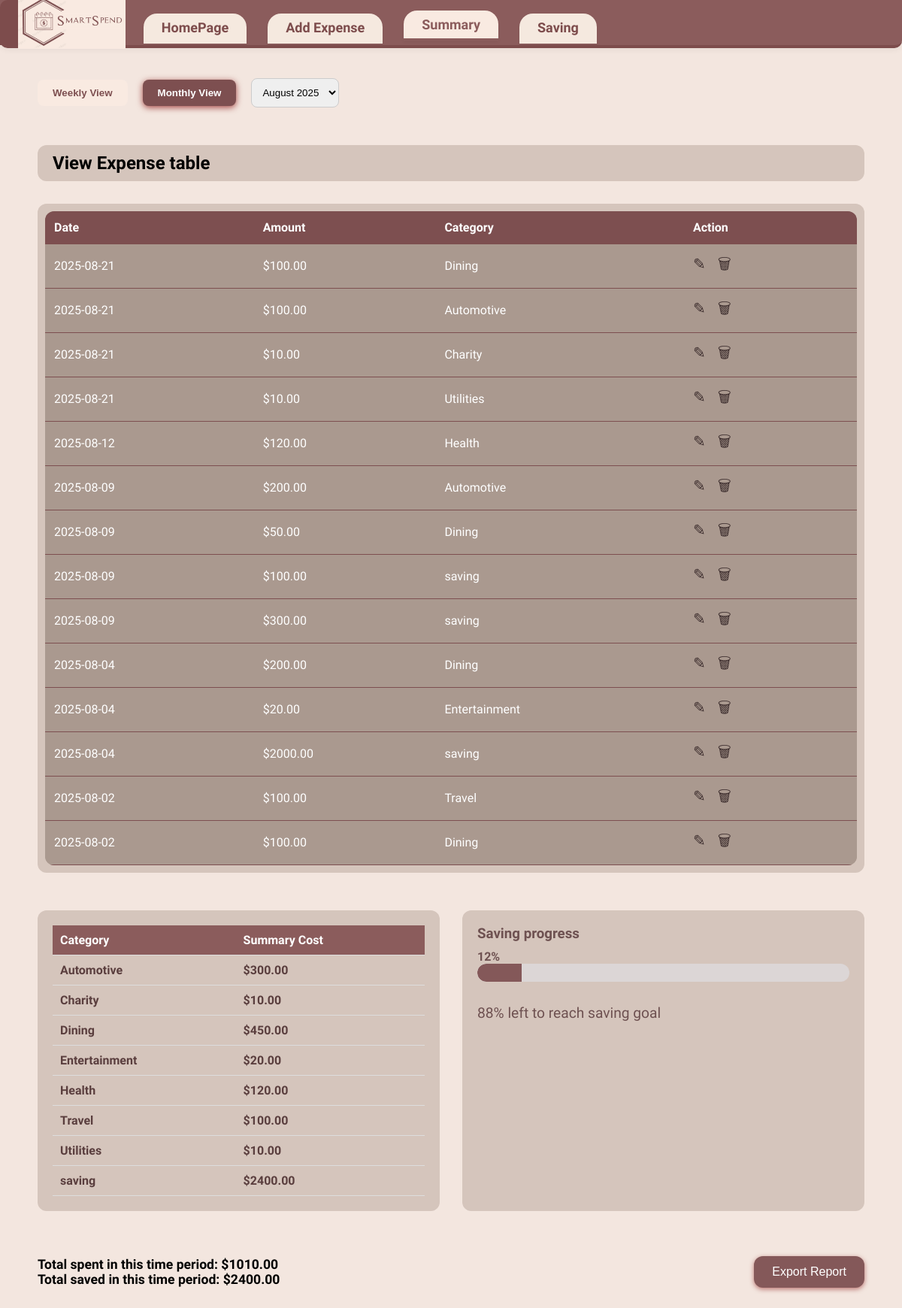
Page /summary on the committed database.
### tables this page shows
CREATE TABLE Expenses (
                        id INTEGER PRIMARY KEY AUTOINCREMENT,
                        amount REAL,
                        date TEXT,
                        description TEXT,
                        category TEXT,
                        timestamp TEXT
                    );

### app.py (the view, shortened to what this page needs)
@app.route('/summary')
def summary():
    view_mode = request.args.get('view', 'monthly')
    selected_period_label = request.args.get('period')
    conn = db_manager.connect()
    c = conn.cursor()
    c.execute('SELECT DISTINCT strftime("%Y-%m", date) FROM Expenses ORDER BY date DESC')
    month_keys = [row[0] for row in c.fetchall()]
    c.execute('SELECT DISTINCT strftime("%Y-%W", date) FROM Expenses ORDER BY date DESC')
    week_keys = [row[0] for row in c.fetchall()]
    month_periods = [month_name[int(m.split("-")[1])] + " " + m.split("-")[0] for m in month_keys]
    week_periods = [f"Week {int(w.split('-')[1])} {w.split('-')[0]}" for w in week_keys]
    if not selected_period_label:
        if view_mode == 'monthly' and month_keys:
            selected_period_label = month_periods[0]
        elif view_mode == 'weekly' and week_keys:
            selected_period_label = week_periods[0]
    if view_mode == 'monthly':
        periods = month_periods
        if selected_period_label in periods:
            idx = periods.index(selected_period_label)
            query_period = month_keys[idx]
        else:
            query_period = datetime.now().strftime('%Y-%m')
            selected_period_label = month_name[int(query_period.split('-')[1])] + " " + query_period.split('-')[0]
    try:
        if view_mode == 'monthly':
            c.execute('SELECT * FROM Expenses WHERE strftime("%Y-%m", date) = ? ORDER BY date DESC', (query_period,))
        else:
            c.execute('SELECT * FROM Expenses WHERE strftime("%Y-%W", date) = ? ORDER BY date DESC', (query_period,))
        expenses = c.fetchall()
        if view_mode == 'monthly':
            c.execute('SELECT category, SUM(amount) FROM Expenses WHERE strftime("%Y-%m", date) = ? GROUP BY category', (query_period,))
        else:
            c.execute('SELECT category, SUM(amount) FROM Expenses WHERE strftime("%Y-%W", date) = ? GROUP BY category', (query_period,))
        summary_data = c.fetchall()
        if view_mode == 'monthly':
            c.execute('SELECT SUM(amount) FROM Expenses WHERE strftime("%Y-%m", date) = ? AND category != "saving"', (query_period,))
            total_spent = c.fetchone()[0] or 0
            c.execute('SELECT SUM(amount) FROM Expenses WHERE category = "saving" AND strftime("%Y-%m", date) = ?', (query_period,))
            total_saved = c.fetchone()[0] or 0
        c.execute('SELECT target_amount FROM Goals WHERE is_active = 1')
        goal = c.fetchone()
        saving_percent = 0
        if goal and goal[0] > 0:
            saving_percent = int(round((total_saved / goal[0]) * 100))
            saving_percent = max(0, min(saving_percent, 100))
    except Exception as e:
        print(f"Error fetching summary data: {e}")
        expenses = []
        summary_data = []
        total_spent = 0
        total_saved = 0
        saving_percent = 0
    conn.close()
    try:
        total_spent = float(total_spent)
    except (TypeError, ValueError):
        total_spent = 0.0
    try:
        total_saved = float(total_saved)
    except (TypeError, ValueError):
        total_saved = 0.0
    summary_data = [(cat, float(tot) if tot is not None else 0.0) for cat, tot in summary_data]
    expenses = [(
        exp[0],
        float(exp[1]) if exp[1] is not None else 0.0,
        exp[2],
        exp[3],
        exp[4],
        exp[5]
    ) for exp in expenses]
    return render_template(
        'summary.html',
        expenses=expenses,
        summary_data=summary_data,
        total_spent=total_spent,
        total_saved=total_saved,
        saving_percent=saving_percent,
        periods=periods,
        selected_period=selected_period_label,
        view_mode=view_mode
    )

### app.py (called while the page is built)
    def connect(self):
        return sqlite3.connect(self.db_name)

### templates/summary.html (shortened to what this page needs)
<!DOCTYPE html>
<html lang="en">
<head>
  <link rel="stylesheet" href="{{ url_for('static', filename='summary.css') }}" />
</head>
<body>
  <header class="navbar">
  <img src="{{ url_for('static', filename='logo.png') }}" alt="SmartSpend Logo" class="nav-logo" />
  <nav>
    <a href="/home">HomePage</a>
    <a href="/add">Add Expense</a>
    <a href="/summary" class="active">Summary</a>
    <a href="/saving">Saving</a>
  </nav>
  </header>
  <div class="container">
    <main class="summary-page">
        <div class="controls">
          <button id="weekly" class="{{ 'active' if view_mode == 'weekly' else '' }}" onclick="window.location.href='?view=weekly'">Weekly View</button>
          <button id="monthly" class="{{ 'active' if view_mode == 'monthly' else '' }}" onclick="window.location.href='?view=monthly'">Monthly View</button>
          <select id="period" onchange="window.location.href='?view={{ view_mode }}&period='+this.value">
            {% for period in periods %}
              <option value="{{ period }}" {% if period == selected_period %}selected{% endif %}>{{ period }}</option>
            {% endfor %}
          </select>
        </div>
        <h2>View Expense table</h2>
        <div class="table-container">
          <table>
            <thead>
              <tr>
                <th>Date</th>
                <th>Amount</th>
                <th>Category</th>
                <th>Action</th>
              </tr>
            </thead>
            <tbody>
              {% if expenses %}
                {% for exp in expenses %}
                  <tr>
                    <td>{{ exp[2] }}</td>
                    <td>${{ "%.2f"|format(exp[1]) }}</td>
                    <td>{{ exp[4] }}</td>
                    <td>
                      <a href="/edit-expense/{{ exp[0] }}" title="Edit">&#9998;</a>
                      <a href="/delete-expense/{{ exp[0] }}" title="Delete" onclick="return confirm('Delete this expense?')">&#128465;</a>
                    </td>
                  </tr>
                {% endfor %}
              {% else %}
                <tr><td colspan="4">No expenses recorded</td></tr>
              {% endif %}
            </tbody>
          </table>
        </div>
        <div class="summary-bottom">
          <div class="category-summary">
            <table>
              <thead>
                <tr>
                  <th>Category</th>
                  <th>Summary Cost</th>
                </tr>
              </thead>
              <tbody>
                {% for cat, tot in summary_data %}
                  <tr>
                    <td>{{ cat }}</td>
                    <td>${{ "%.2f"|format(tot) }}</td>
                  </tr>
                {% endfor %}
              </tbody>
            </table>
          </div>
          <div class="saving-progress">
            <h3>Saving progress</h3>
            <div class="progress-label">{{ saving_percent }}%</div>
            <div class="progress-bar">
              <div class="fill" style="width: {{ saving_percent }}%;"></div>
            </div>
            <div class="progress-text">{{ 100 - saving_percent }}% left to reach saving goal</div>
          </div>
        </div>
        <div class="footer">
          <div>
            <div>Total spent in this time period: ${{ "%.2f"|format(total_spent) }}</div>
            <div>Total saved in this time period: ${{ "%.2f"|format(total_saved) }}</div>
          </div>
          <div>
            <button id="export" onclick="window.location.href='/export-report?view={{ view_mode }}&period={{ selected_period }}'">Export Report</button>
          </div>
        </div>
      </main>
    </div>
</body>
</html>

### static/summary.css (style rules this page uses)
body, html { margin: 0; padding: 0; height: 100%; font-family: 'Work Sans', sans-serif; background-color: #f3e6df; }
.navbar { background-color: #8b5c5c; display: flex; align-items: center; justify-content: flex-start; padding: 0; height: 60px; border-bottom: 4px solid #7d4c4c; border-radius: 0 0 10px 10px; box-shadow: 0 2px 8px rgba(0,0,0,0.06); position: relative; }
.navbar::before { content: ""; position: absolute; left: 0; top: 0; width: 120px; height: 100%; background-color: #7d4c4c; border-radius: 10px 0 0 0; z-index: 0; }
.nav-logo { height: 70px; margin-left: 24px; margin-right: 24px; position: relative; z-index: 1; }
.navbar nav { display: flex; gap: 18px; position: relative; z-index: 1; }
.navbar nav a { color: #7d4c4c; text-decoration: none; font-size: 18px; font-family: 'Baloo Bhai', cursive; font-weight: 700; background: #f5e9df; border-radius: 18px 18px 0 0; padding: 8px 24px; margin-right: 10px; box-shadow: 0 2px 4px rgba(0,0,0,0.04); border: none; transition: background 0.2s; position: relative; top: 8px; }
.navbar nav a.active, .navbar nav a:focus { background: #F9EAE1; color: #8b5c5c; border-bottom: 3px solid #8b5c5c; top: 4px; }
.controls { display: flex; align-items: center; gap: 20px; }
.controls button { padding: 10px 20px; border: none; border-radius: 8px; background-color: #f9eae1; color: #7D4F50; font-weight: 600; cursor: pointer; }
.controls button.active { background-color: #7D4F50; color: #fff; box-shadow: 0 2px 8px rgba(128, 0, 0, 0.7); }
.controls select { padding: 10px; border-radius: 8px; border: 1px solid #ccc; cursor: pointer; }
.summary-page > h2 { background-color: #D5C5BC; padding: 10px 20px; border-radius: 12px; color: #000000; font-weight: 700; display: inline-block; margin-bottom: 0; }
.table-container { overflow-y: visible; border-radius: 12px; background-color: #D5C5BC; padding: 10px; box-sizing: border-box; }
.table-container table { width: 100%; border-collapse: collapse; background-color: #AA998F; border-radius: 12px; overflow: hidden; }
.table-container th, .table-container td { padding: 12px; text-align: left; border-bottom: 1px solid #7D4F50; color: #fff; }
.table-container th { background-color: #7D4F50; font-weight: 700; }
.table-container tbody tr { background-color: #AA998F; }
.table-container tbody tr:nth-child(even) { background-color: #AA998F; }
.table-container td a { margin-right: 12px; color: #3e2f2f; font-size: 20px; text-decoration: none; cursor: pointer; transition: color 0.2s; }
.summary-bottom { display: flex; gap: 30px; margin-top: 20px; }
.category-summary, .saving-progress { flex: 1; background-color: #D5C5BC; padding: 20px; border-radius: 12px; }
.category-summary h3, .saving-progress h3 { margin-top: 0; color: #7D4F50; }
.category-summary table { width: 100%; border-collapse: collapse; }
.category-summary th, .category-summary td { padding: 10px; border-bottom: 1px solid #ddd; text-align: left; color: #5a3e3e; font-weight: 600; }
.category-summary th { background-color: #8b5c5c; color: #fff; font-weight: 700; }
.saving-progress { background-color: #D5C5BC; }
.saving-progress h3 { font-weight: 700; color: #6e5151; margin-bottom: 10px; }
.progress-label { font-weight: 700; color: #6e5151; min-width: 50px; }
.progress-bar { flex: 1; background-color: #dcd6d6; border-radius: 20px; height: 24px; overflow: hidden; }
.progress-bar .fill { background-color: #845859; height: 100%; border-radius: 20px 0 0 20px; }
.progress-text { font-size: 1.2em; color: #6e5151; margin-top: 30px; }
.footer { display: flex; justify-content: space-between; align-items: center; margin-top: 30px; font-weight: 700; color: #000000; font-size: 1.1em; flex-wrap: wrap; gap: 20px; }
.footer button { padding: 12px 24px; background-color: #845859; color: #fff; border: none; border-radius: 12px; font-size: 16px; cursor: pointer; box-shadow: 0 2px 6px rgba(128, 0, 0, 0.5); transition: background-color 0.3s; }
.container { display: flex; height: 100vh; }
.summary-page { padding: 40px 50px; flex: 1; overflow-y: auto; display: flex; flex-direction: column; gap: 30px; }

### rows in the picture
Expenses: date "2025-08-21", amount "100.00", category "Dining"
Expenses: date "2025-08-21", amount "100.00", category "Automotive"
Expenses: date "2025-08-21", amount "10.00", category "Charity"
Expenses: date "2025-08-21", amount "10.00", category "Utilities"
Expenses: date "2025-08-12", amount "120.00", category "Health"
Expenses: date "2025-08-09", amount "200.00", category "Automotive"
Expenses: date "2025-08-09", amount "50.00", category "Dining"
Expenses: date "2025-08-09", amount "100.00", category "saving"
Expenses: date "2025-08-09", amount "300.00", category "saving"
Expenses: date "2025-08-04", amount "200.00", category "Dining"
Expenses: date "2025-08-04", amount "20.00", category "Entertainment"
Expenses: date "2025-08-04", amount "2000.00", category "saving"
Expenses: date "2025-08-02", amount "100.00", category "Travel"
Expenses: date "2025-08-02", amount "100.00", category "Dining"

### other values in the picture
{{ cat }} "Automotive" "Dining" "saving"
{{ "%.2f"|format(tot) }} "300.00" "450.00" "2400.00"
{{ saving_percent }} "12"
{{ 100 - saving_percent }} "88"
{{ "%.2f"|format(total_spent) }} "1010.00"
{{ "%.2f"|format(total_saved) }} "2400.00"
form field value "August 2025"
